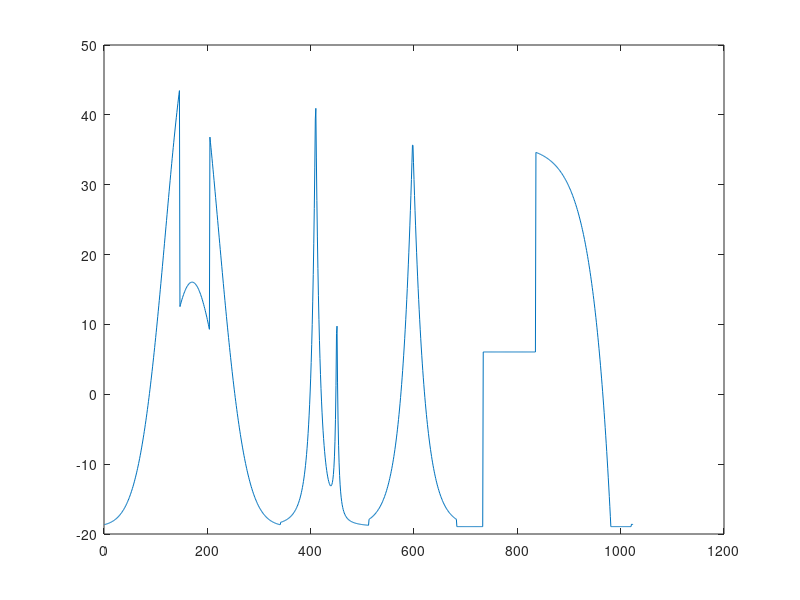
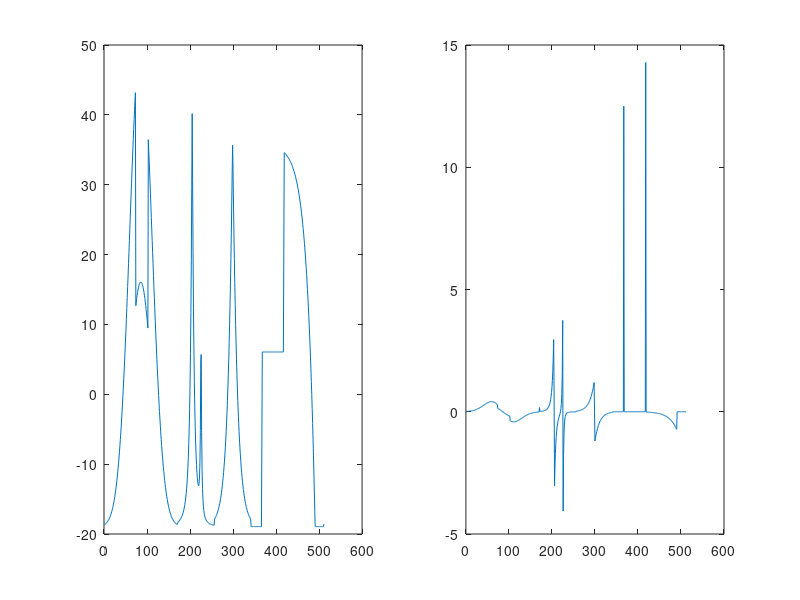

These charts were generated, in order, by the following MATLAB code:
%%Question 2.1

clear all;
close all;
load PieceRegSig;
n = length(sig)
I = [1:2:n];
J = [2:2:n];
e = (sig(I)+sig(J))/2;
figure(1);
plot(sig);
figure(2);
subplot(1,2,1);plot(e);
w = (sig(J)-sig(I))/2;
%figure(3);
subplot(1,2,2);plot(w);

%% Question 2.2

load("PieceRegSig")
load("Daub4")
